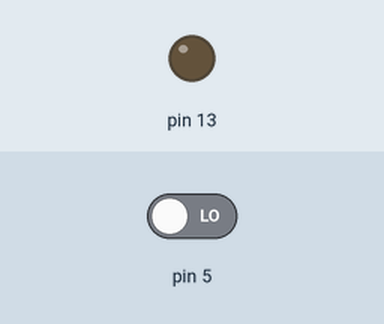
Recording of a sketch running on a simulated Arduino Uno, built with avr-gcc and run on an emulated ATmega328P. On the bench: output pins drawn as LEDs (lit = HIGH). Inputs (shaded band) come from the test bench; at power-on: pin 5 LOW.

Above: at 1.2 s.
1.3 s: pin 5 driven HIGH
At 2.5 s:
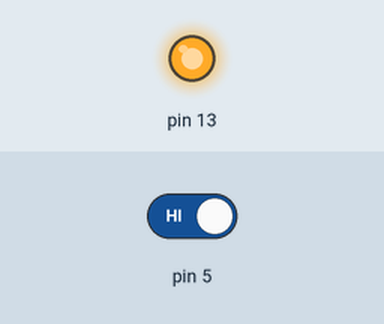
2.8 s: pin 5 driven LOW
At 3.9 s:
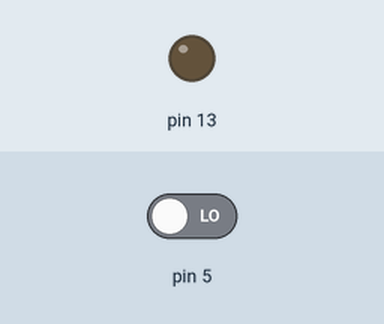
Timing chart, 0 to 5.8 s (numbered marks = the images above; inputs shaded):
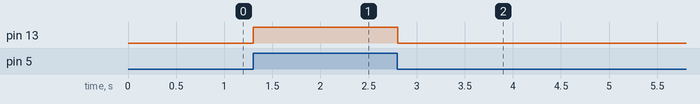

Measured:
- after the input at 1.3 s, pin 13: LOW → HIGH at once
- after the input at 2.8 s, pin 13: HIGH → LOW at once

The sketch:

pir_sensor1.ino
```cpp
// C++ code
//
int PIR = 0;

void setup()
{
  pinMode(5, INPUT);
  pinMode(13, OUTPUT);
}

void loop()
{
  PIR = digitalRead(5);
  if (PIR == 1) {
    digitalWrite(13, HIGH);
  } else {
    digitalWrite(13, LOW);
  }
  delay(10); // Delay a little bit to improve simulation performance
}
```
